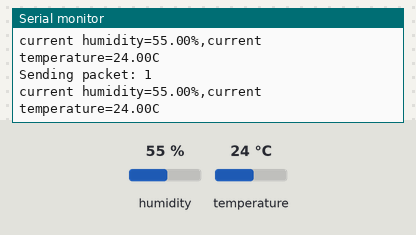
Recording of a sketch running on a simulated Arduino Uno, built with avr-gcc and run on an emulated ATmega328P. On the bench: the last lines printed to the serial monitor. The test bench sets the inputs (shaded band); at power-on: humidity 55 %, temperature 24 °C. No radio packets arrive unless stated.

Above: at 10.9 s.
11.0 s: humidity set to 22 %
At 20.6 s:
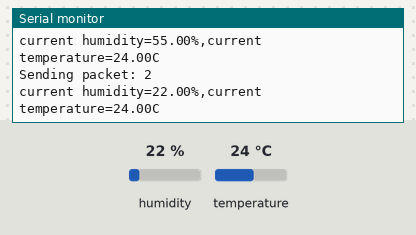
21.0 s: temperature set to 12 °C
At 30.8 s:
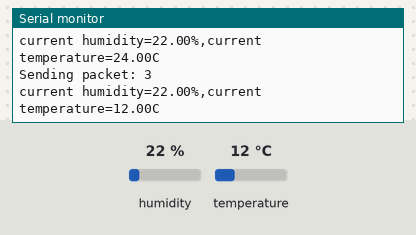
31.0 s: humidity set to 40 %
At 40.9 s:
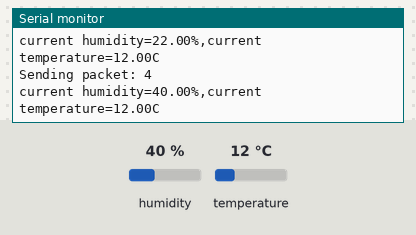
Timing chart, 0 to 42.4 s (numbered marks = the images above; inputs shaded):
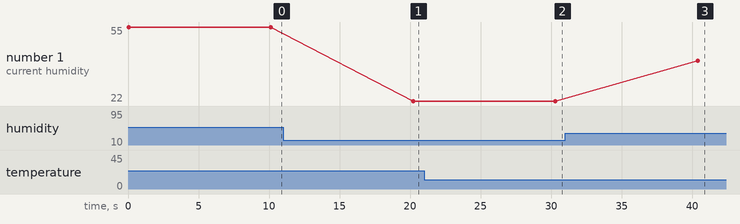

The sketch:

ESP_lorawan_sender_dht.ino
```cpp
#include <SPI.h>
#include <LoRa.h>
#include "DHT.h"


#define DHTPIN 4      // Selecting the pin at which we have connected DHT11
#define DHTTYPE DHT11

 DHT dht ( DHTPIN, DHTTYPE );

//define the pins used by the transceiver module
#define ss 16
#define rst 14
#define dio0 26

//#define ss 10
//#define rst 9
//#define dio0 2

int counter = 0;

void setup() {
  //initialize Serial Monitor

  dht.begin();
  Serial.begin(115200);
  while (!Serial);
  Serial.println("LoRa Sender");
   Serial.println();
    Serial.println();
   Serial.println(" Temperature");
    Serial.println("And Humidity");
  //setup LoRa transceiver module
  LoRa.setPins(ss, rst, dio0);

  //replace the LoRa.begin(---E-) argument with your location's frequency
  //433E6 for Asia
  //866E6 for Europe
  //915E6 for North America
  while (!LoRa.begin(866E6)) {
    Serial.println(".");
    delay(500);
  }
   // Change sync word (0xF3) to match the receiver
  // The sync word assures you don't get LoRa messages from other LoRa transceivers
  // ranges from 0-0xFF
  LoRa.setSyncWord(0xF3);
  Serial.println("LoRa Initializing OK!");
}

void loop() {
  Serial.print("Sending packet: ");
  Serial.println(counter);
float humidity = dht.readHumidity();
 float temprature = dht.readTemperature();

Serial.print("current humidity=");
  Serial.print(humidity);
  Serial.print("%,");
  Serial.print("current temperature=");
  Serial.print(temprature);
  Serial.println("C");


  //Send LoRa packet to receiver
  LoRa.beginPacket();
  LoRa.print(temprature);
   LoRa.print(" ");
   LoRa.print("C");
   LoRa.print("  ");

//LoRa.endPacket();
//
//  LoRa.beginPacket();
    LoRa.print(   humidity);
  LoRa.endPacket();

  counter++;

  delay(10000);
}
```

Measured:
- after the input at 11.0 s, the serial monitor: prints a new line after 9.2 s (image 1)
- after the input at 21.0 s, the serial monitor: prints a new line after 9.3 s (image 2)
- after the input at 31.0 s, the serial monitor: prints a new line after 9.4 s (image 3)
- plotted number 1: 55 → 22 after the input at 11.0 s, 22 → 40 after the input at 31.0 s
